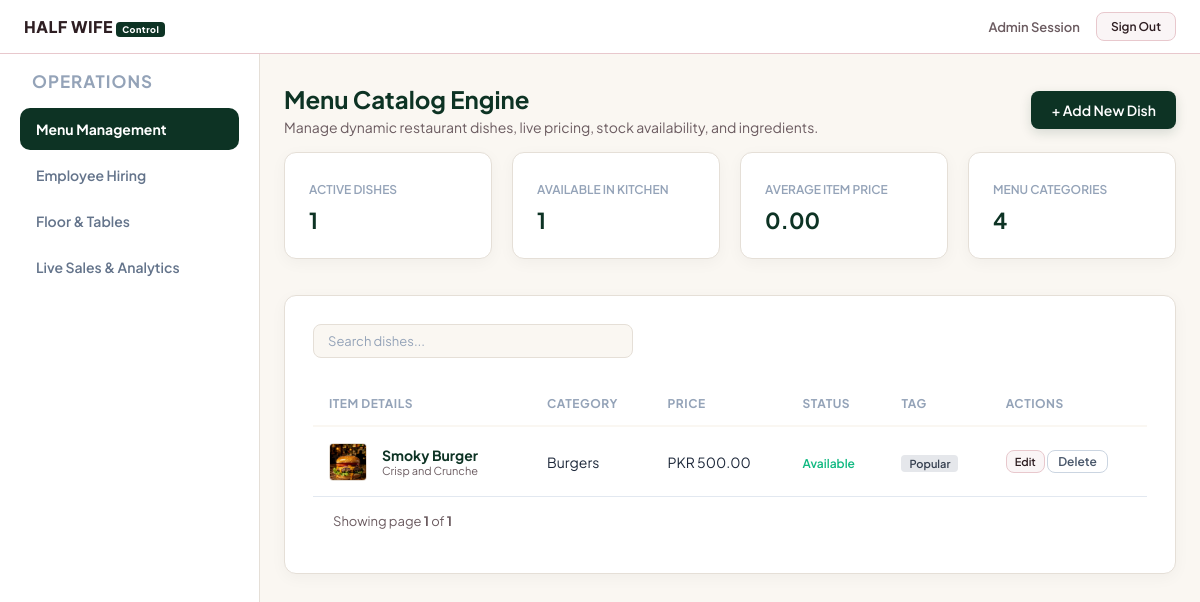
Screenshot of /admin-dashboard/ with the database file from the repository.
### half_wife/models.py (models this page shows, shortened)
class MenuManagement(models.Model):
    dish_name = models.CharField(max_length=100)
    category = models.CharField(max_length=100)
    price = models.DecimalField(max_digits=10, decimal_places=2, default=0.00)
    dish_image = models.ImageField(upload_to='dishes/', null=True, blank=True)
    description = models.TextField()
    tag = models.CharField(max_length=50, blank=True, null=True)
    status = models.CharField(max_length=20, default='Available')

### half_wife/views.py (the view, shortened to what this page needs)
# urls.py: path('admin-dashboard/', views.admin_dashboard, name='admin_dashboard'),
def admin_dashboard(request):
    menu_items = MenuManagement.objects.all()
    employees_ = HireEmployee.objects.all()
    category = MenuManagement.objects.values_list('category', flat=True).distinct()
    tables = FloorAndTables.objects.all()
    menu_qs = MenuManagement.objects.all().order_by('-id')
    menu_paginator = Paginator(menu_qs, 5)  # 5 items per page
    menu_page_number = request.GET.get('menu_page')
    paginator_menu = menu_paginator.get_page(menu_page_number)
    checkout = Checkout.objects.all().order_by('-id')
    paginator = Paginator(checkout, 10)
    page_number = request.GET.get('page')
    paginator_checkouts = paginator.get_page(page_number)
    employees_qs = HireEmployee.objects.all().order_by('-id')
    employee_paginator = Paginator(employees_qs, 5)
    emp_page_number = request.GET.get('emp_page')
    paginator_employees = employee_paginator.get_page(emp_page_number)
    orders_list = []
    total_capacity = sum(int(table.seating_capacity or 0) for table in tables)
    total_headcount = employees_.count()
    active_on_shift = employees_.filter(emp_duty_status__iexact='On Duty').count()
    kitchen_brigade = employees_.filter(emp_role__in=['Head Chef', 'Line Cook']).count()
    delivery_fleet = employees_.filter(emp_role__iexact='Fleet Courier').count()
    return render(request, 'half_wife/admin_dashboard/admin-dashboard.html', {
        'menu': menu_items,
        'categories': category,
        'employees': employees_,
        'employee': paginator_employees,
        'tables': tables,
        'total_capacity': total_capacity,
        'checkout': paginator_checkouts,
        'orders_json': json.dumps(orders_list, cls=DjangoJSONEncoder),
        'total_headcount': total_headcount,
        'active_on_shift': active_on_shift,
        'kitchen_brigade': kitchen_brigade,
        'delivery_fleet': delivery_fleet,
})

### half_wife/templates/half_wife/admin_dashboard/admin-dashboard.html (shortened to what this page needs)
<!DOCTYPE html>
{% load static %}
<html lang="en">
<head>
    <link rel="stylesheet" type="text/css" href="{% static 'half_wife/css/styles.css' %}">
</head>
<body>
        <header>
        <div class="nav-container">
            <a href="#" class="logo">HALF WIFE
                <span style="background: #0D3324; color: #FFFFFF; padding: 2px 6px; border-radius: 4px; font-size: 9px;">Control</span></a>
            <div class="nav-actions">
                <span style="font-size: 13px; font-weight: 600; color: var(--text-muted);">Admin Session</span>
                <button class="btn-secondary" onclick="logoutAdmin()" style="padding: 6px 14px; font-size: 12px;">Sign Out</button>
            </div>
        </div>
    </header>
    <div class="admin-layout">
        <aside class="admin-sidebar">
            <div class="sidebar-title">Operations</div>
            <button class="admin-nav-item active" id="menuTabBtn" onclick="switchTab('menu')">Menu Management</button>
            <button class="admin-nav-item" id="staffTabBtn" onclick="switchTab('staff')">Employee Hiring</button>
            <button class="admin-nav-item" id="floorTabBtn" onclick="switchTab('floor')">Floor & Tables</button>
            <button class="admin-nav-item" id="analyticsTabBtn" onclick="switchTab('analytics')">Live Sales & Analytics</button>
        </aside>
        <main class="admin-content">
            <div id="menuTab" class="tab-content active">
                <div class="admin-header-row">
                    <div>
                        <h1>Menu Catalog Engine</h1>
                        <p style="font-size: 14px; color: var(--text-muted); margin-top: 4px;">Manage dynamic restaurant dishes, live pricing, stock availability, and ingredients.</p>
                    </div>
                    <button class="btn-primary" onclick="openDishModal()">+ Add New Dish</button>
                </div>
                <div class="admin-stats-grid">
                    <div class="stat-card">
                        <span>Active Dishes</span>
                        <h3 id="statTotalDishes">{{ menu | length }}</h3>
                    </div>
                    <div class="stat-card">
                        <span>Available In Kitchen</span>
                        <h3 id="statAvailableDishes">{{ menu | length }}</h3>
                    </div>
                    <div class="stat-card">
                        <span>Average Item Price</span>
                        <h3 id="statAvgPrice">{{ average_price|default:"0.00" }}</h3>
                    </div>
                    <div class="stat-card">
                        <span>Menu Categories</span>
                        <h3>{{ total_categories|default:"4" }}</h3>
                    </div>
                </div>
                <div class="crud-container">
                    <div class="crud-top-bar">
                        <input type="text" id="tableSearch" onkeyup="filterMenuTable()" placeholder="Search dishes..." class="form-input" style="max-width: 320px; padding: 8px 14px; font-size: 13px;">
                    </div>
                    <div class="crud-table-wrapper">
                        <table class="crud-table">
                            <thead>
                            <tr>
                                <th>Item Details</th>
                                <th>Category</th>
                                <th>Price</th>
                                <th>Status</th>
                                <th>Tag</th>
                                <th>Actions</th>
                            </tr>
                        </thead>
                            <tbody id="menuTableBody">
                            {% for dish in menu %}
                            <tr>
                                <td class="dish-cell" style="display: flex; align-items: center; gap: 10px;">
                                    {% if dish.dish_image %}
                                        <img src="{{ dish.dish_image.url }}" alt="{{ dish.dish_name }}" style="width: 38px; height: 38px; object-fit: cover; border-radius: 4px;">
                                    {% endif %}
                                    <div style="margin: 5px;">
                                        <strong>{{ dish.dish_name }}</strong>
                                        <p style="font-size: 11px; color: var(--text-muted);">{{ dish.description }}</p>
                                    </div>
                                </td>
                                <td>{{ dish.category }}</td>
                                <td>PKR {{ dish.price }}</td>
                                <td>
                                    <span style="font-size: 12px; font-weight: 600; color: {% if dish.status == 'Available' %}#10B981{% else %}#EF4444{% endif %};">
                                        {{ dish.status|default:"Available" }}
                                    </span>
                                </td>
                                <td>
                                    {% if dish.tag %}
                                        <span style="background: #E5E7EB; color: #374151; padding: 2px 8px; border-radius: 4px; font-size: 11px; font-weight: 600;">
                                            {{ dish.tag }}
                                        </span>
                                    {% else %}
                                        <span style="color: var(--text-muted); font-size: 11px;">—</span>
                                    {% endif %}
                                </td>
                                <td>
                                    <button class="btn-secondary" style="padding: 4px 8px; font-size: 11px;"
                                        onclick="editDish('{{ dish.id }}', '{{ dish.dish_name|escapejs }}', '{{ dish.category|escapejs }}', '{{ dish.price }}', '{{ dish.description|escapejs }}', '{{ dish.tag|escapejs }}', '{{ dish.status|escapejs }}')">
                                        Edit
                                    </button>
                                    <a href="{% url 'menu_delete' dish.id %}" class="btn-icon delete" style="text-decoration: none;" onclick="return confirm('Are you sure you want to delete this dish?');">Delete</a>
                                </td>
                            </tr>
                            {% empty %}
                            <tr>
                                <td colspan="6" style="text-align: center; color: var(--text-muted); padding: 20px;">No dishes found in the menu catalog.</td>
                            </tr>
                            {% endfor %}
                        </tbody>
                        </table>
                        <div class="table-pagination-footer" style="display: flex; justify-content: space-between; align-items: center; padding: 16px 20px; background: #fff; border-top: 1px solid #E2E8F0;">
                            <span style="font-size: 13px; color: var(--text-muted);">
                                Showing page <strong>{{ checkout.number }}</strong> of <strong>{{ checkout.paginator.num_pages }}</strong>
                            </span>
                        </div>
                    </div>
                </div>
            </div>
        </main>
    </div>
</body>
</html>

### half_wife/static/half_wife/css/styles.css (style rules this page uses)
:root { --bg-cream: #FAF5F6; --surface-white: #FFFFFF; --primary-green: #093F27; --primary-green-hover: #0D5C3A; --accent-mint: #10B981; --accent-mint-hover: #059669; --surface-white: #FFFFFF; --accent-amber: #E68A2E; --border-color: #E8C8CD; --border-subtle: #CBD5E1; --border-card: 10px; --text-main: #2E1E22; --text-muted: #6B5B60; --radius-btn: 8px; --radius-card: 16px; --shadow-card: 0 12px 24px rgba(46, 30, 34, 0.06); }
* { box-sizing: border-box; margin: 0; padding: 0; font-family: 'Plus Jakarta Sans', sans-serif; scroll-behavior: smooth; }

### rows the page displays
MenuManagement: dish_image (picture), dish_name "Smoky Burger", description "Crisp and Crunche", category "Burgers", price "500.00", status "Available", tag "Popular"

### other values shown
{{ menu | length }} "1"
{{ average_price|default:"0.00" }} "0.00"
{{ total_categories|default:"4" }} "4"
{{ checkout.number }} "1"
{{ checkout.paginator.num_pages }} "1"
